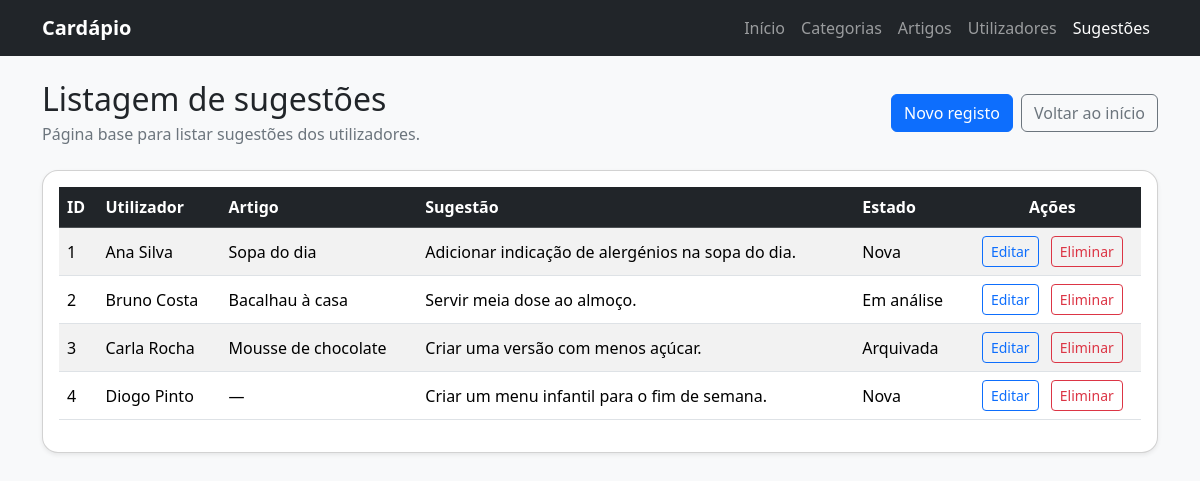
Screenshot of /sugestoesListar.php with the database file from the repository.
### tables this page shows
CREATE TABLE tb_sugestao (
    idSugestao INT NOT NULL AUTO_INCREMENT,
    idUtilizador INT NOT NULL,
    idArtigo INT DEFAULT NULL,
    textoSugestao TEXT NOT NULL,
    dataSugestao DATETIME NOT NULL DEFAULT CURRENT_TIMESTAMP,
    estadoSugestao ENUM('Nova','Em análise','Arquivada') NOT NULL DEFAULT 'Nova',
    PRIMARY KEY (idSugestao),
    KEY fk_tb_sugestao_tb_utilizador_idx (idUtilizador),
    KEY fk_tb_sugestao_tb_artigo_idx (idArtigo),
    CONSTRAINT fk_tb_sugestao_tb_utilizador
        FOREIGN KEY (idUtilizador) REFERENCES tb_utilizador(idUtilizador)
        ON UPDATE CASCADE
        ON DELETE RESTRICT,
    CONSTRAINT fk_tb_sugestao_tb_artigo
        FOREIGN KEY (idArtigo) REFERENCES tb_artigo(idArtigo)
        ON UPDATE CASCADE
        ON DELETE SET NULL
);

CREATE TABLE tb_utilizador (
    idUtilizador INT NOT NULL AUTO_INCREMENT,
    nomeUtilizador VARCHAR(120) NOT NULL,
    emailUtilizador VARCHAR(150) NOT NULL,
    telefoneUtilizador VARCHAR(20) DEFAULT NULL,
    estadoUtilizador ENUM('Ativo','Inativo') NOT NULL DEFAULT 'Ativo',
    PRIMARY KEY (idUtilizador),
    UNIQUE KEY uk_emailUtilizador (emailUtilizador)
);

CREATE TABLE tb_artigo (
    idArtigo INT NOT NULL AUTO_INCREMENT,
    idCategoria INT NOT NULL,
    designacaoArtigo VARCHAR(120) NOT NULL,
    descricaoArtigo VARCHAR(255) DEFAULT NULL,
    precoArtigo DECIMAL(10,2) NOT NULL DEFAULT 0.00,
    disponivelArtigo TINYINT(1) NOT NULL DEFAULT 1,
    PRIMARY KEY (idArtigo),
    KEY fk_tb_artigo_tb_categoria_idx (idCategoria),
    CONSTRAINT fk_tb_artigo_tb_categoria
        FOREIGN KEY (idCategoria) REFERENCES tb_categoria(idCategoria)
        ON UPDATE CASCADE
        ON DELETE RESTRICT
);

### sugestoesListar.php (the view, shortened to what this page needs)
<?php
require_once("connectionBD.php");
$sql = "SELECT
          s.idSugestao,
          u.nomeUtilizador,
          a.designacaoArtigo,
          s.textoSugestao,
          s.estadoSugestao
        FROM tb_sugestao s
        INNER JOIN tb_utilizador u ON s.idUtilizador = u.idUtilizador
        LEFT JOIN tb_artigo a ON s.idArtigo = a.idArtigo";
$result = $ligacao->query($sql);
?>
<!DOCTYPE html>
<html lang="pt-PT">
<head>
  <link href="https://cdn.jsdelivr.net/npm/bootstrap@5.3.3/dist/css/bootstrap.min.css" rel="stylesheet">
</head>
<body class="bg-light">
  <nav class="navbar navbar-expand-lg navbar-dark bg-dark">
    <div class="container">
      <a class="navbar-brand fw-bold" href="index.php">Cardápio</a>
      <div class="collapse navbar-collapse show">
        <ul class="navbar-nav ms-auto">
          <li class="nav-item"><a class="nav-link" href="index.php">Início</a></li>
          <li class="nav-item"><a class="nav-link" href="categoriasListar.php">Categorias</a></li>
          <li class="nav-item"><a class="nav-link" href="artigosListar.php">Artigos</a></li>
          <li class="nav-item"><a class="nav-link" href="utilizadoresListar.php">Utilizadores</a></li>
          <li class="nav-item"><a class="nav-link active" href="sugestoesListar.php">Sugestões</a></li>
        </ul>
      </div>
    </div>
  </nav>
  <main class="container py-4">
<section class="d-flex flex-column flex-md-row justify-content-between align-items-md-center gap-3 mb-4">
  <div>
    <h1 class="h2 mb-1">Listagem de sugestões</h1>
    <p class="text-secondary mb-0">Página base para listar sugestões dos utilizadores.</p>
  </div>
  <div class="d-flex gap-2">
    <a href="sugestoesCriar.php" class="btn btn-primary">Novo registo</a>
    <a href="index.php" class="btn btn-outline-secondary">Voltar ao início</a>
  </div>
</section>
<section class="card shadow-sm rounded-4">
  <div class="card-body">
    <div class="table-responsive">
      <table class="table table-striped table-hover align-middle">
        <thead class="table-dark">
          <tr>
            <th>ID</th>
            <th>Utilizador</th>
            <th>Artigo</th>
            <th>Sugestão</th>
            <th>Estado</th>
            <th class="text-center">Ações</th>
          </tr>
        </thead>
        <tbody>
        <?php if ($result->num_rows > 0): ?>
          <?php while($row = $result->fetch_assoc()): ?>
            <tr>
              <td><?= $row['idSugestao'] ?></td>
              <td><?= $row['nomeUtilizador'] ?></td>
              <td><?= $row['designacaoArtigo'] ?? '—' ?></td>
              <td><?= $row['textoSugestao'] ?></td>
              <td><?= $row['estadoSugestao'] ?></td>
              <td class="text-center">
                <a href="sugestoesEditar.php?id=<?= $row['idSugestao'] ?>" class="btn btn-sm btn-outline-primary me-2">Editar</a>
                <a href="sugestoesEliminar.php?id=<?= $row['idSugestao'] ?>" class="btn btn-sm btn-outline-danger">Eliminar</a>
              </td>
            </tr>
          <?php endwhile; ?>
        <?php else: ?>
          <tr>
            <td colspan="6" class="text-center">Sem registos</td>
          </tr>
        <?php endif; ?>
        </tbody>
      </table>
    </div>
  </div>
</section>
  </main>
</body>
</html>

### rows the page displays
tb_sugestao: idSugestao "1", idUtilizador.nomeUtilizador "Ana Silva", idArtigo.designacaoArtigo "Sopa do dia", textoSugestao "Adicionar indicação de alergénios na sopa do dia.", estadoSugestao "Nova"
tb_sugestao: idSugestao "2", idUtilizador.nomeUtilizador "Bruno Costa", idArtigo.designacaoArtigo "Bacalhau à casa", textoSugestao "Servir meia dose ao almoço.", estadoSugestao "Em análise"
tb_sugestao: idSugestao "3", idUtilizador.nomeUtilizador "Carla Rocha", idArtigo.designacaoArtigo "Mousse de chocolate", textoSugestao "Criar uma versão com menos açúcar.", estadoSugestao "Arquivada"
tb_sugestao: idSugestao "4", idUtilizador.nomeUtilizador "Diogo Pinto", designacaoArtigo "—", textoSugestao "Criar um menu infantil para o fim de semana.", estadoSugestao "Nova"
